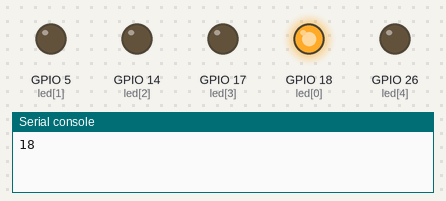
Bench run of a program on a simulated ESP32 board running MicroPython. Parts: output pins drawn as LEDs (lit = HIGH), the last lines printed to the serial console.

Above: at 0.05 s.
At 0.65 s:
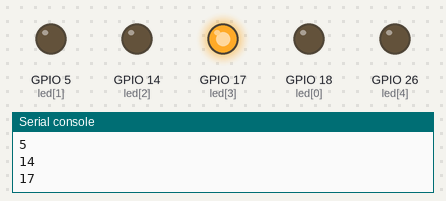
At 1.15 s:
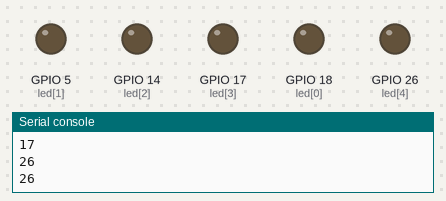
At 2.25 s:
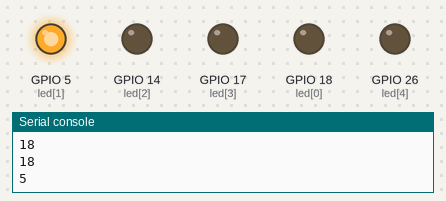
At 3.05 s:
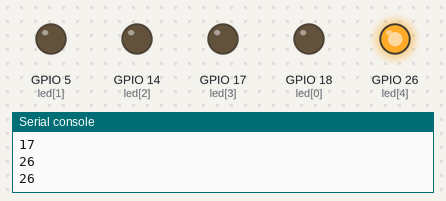
At 4.45 s:
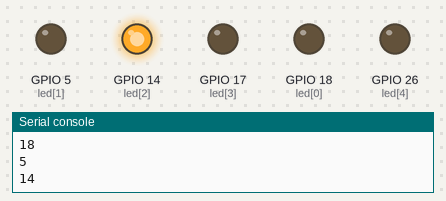
Timing chart, 0 to 4.8 s (numbered marks = the images above):
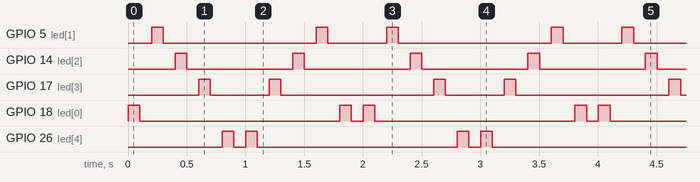

The program:

step1_flowing.py
```python
from machine import Pin
import time

def showLed():
    for pin in pins:  # 목록 앞에서부터 하나씩
        print(pin)  # 지금 켜는 핀 번호 찍기
        led = Pin(pin, Pin.OUT)
        led.value(1)  # 켜기
        time.sleep_ms(100)  # 0.1초
        led.value(0)  # 끄기
        time.sleep_ms(100)
    for pin in reversed(pins):  # 목록 뒤에서부터 (거꾸로)
        print(pin)
        led = Pin(pin, Pin.OUT)
        led.value(1)
        time.sleep_ms(100)
        led.value(0)
        time.sleep_ms(100)


pins = [18, 5, 14, 17, 26]  # 다섯 개의 핀 번호를 목록에 모으기
while True:
    showLed()  # 묶어 둔 동작을 계속 부르기
```

Measured:
- by itself, GPIO 5 (led[1]): repeats every 2.0 s: LOW 1.3 s, HIGH 0.10 s, LOW 0.50 s, HIGH 0.10 s
- by itself, GPIO 14 (led[2]): alternates HIGH for 0.10 s and LOW for 0.90 s
- by itself, GPIO 17 (led[3]): repeats every 2.0 s: LOW 0.50 s, HIGH 0.10 s, LOW 1.3 s, HIGH 0.10 s
- by itself, GPIO 18 (led[0]): repeats every 2.0 s: LOW 1.7 s, HIGH 0.10 s, LOW 0.10 s, HIGH 0.10 s
- by itself, GPIO 26 (led[4]): repeats every 2.0 s: LOW 0.10 s, HIGH 0.10 s, LOW 1.7 s, HIGH 0.10 s
